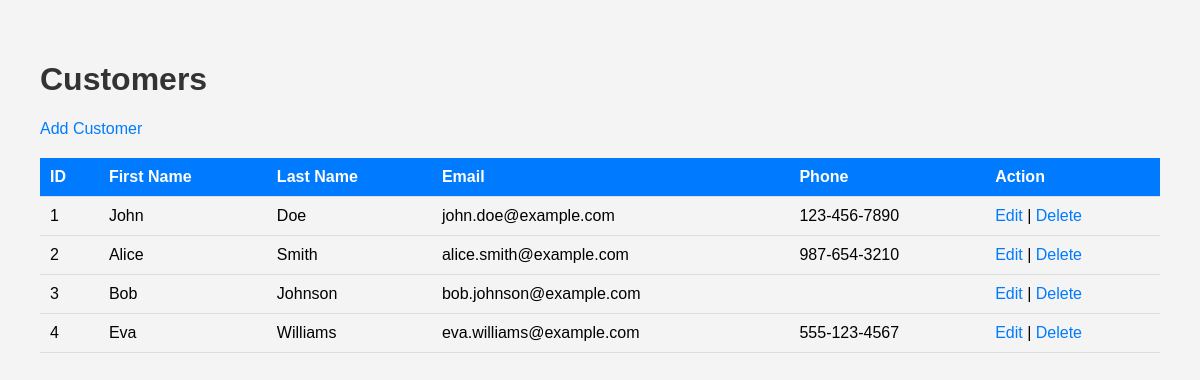
The app's page /code/customers-view.php with its own data.
### tables this page shows
CREATE TABLE `Customers` (
  `customer_id` int(11) NOT NULL AUTO_INCREMENT,
  `first_name` varchar(100) NOT NULL,
  `last_name` varchar(100) NOT NULL,
  `email` varchar(100) NOT NULL,
  `phone` varchar(20) DEFAULT NULL,
  PRIMARY KEY (`customer_id`)
);

### code/customers-view.php (the view, shortened to what this page needs)
<!DOCTYPE html>
<html>
<head>
    <link rel="stylesheet" type="text/css" href="include/styles.css">
</head>
<body>
    <h1>Customers</h1>
    <a href="add_customer.php">Add Customer</a>
    <table>
        <tr>
            <th>ID</th>
            <th>First Name</th>
            <th>Last Name</th>
            <th>Email</th>
            <th>Phone</th>
            <th>Action</th>
        </tr>
        <?php
        include 'include/db_connection.php';
        $sql = "SELECT * FROM Customers";
        $result = $pdo->query($sql);
        if ($result->rowCount() > 0) {
            while($row = $result->fetch(PDO::FETCH_ASSOC)) {
                echo "<tr>";
                echo "<td>".$row['customer_id']."</td>";
                echo "<td>".$row['first_name']."</td>";
                echo "<td>".$row['last_name']."</td>";
                echo "<td>".$row['email']."</td>";
                echo "<td>".$row['phone']."</td>";
                echo "<td><a href='edit_customer.php?id=".$row['customer_id']."'>Edit</a> | <a href='delete_customer.php?id=".$row['customer_id']."'>Delete</a></td>";
                echo "</tr>";
            }
        } else {
            echo "0 results";
        }
        ?>
    </table>
</body>
</html>

### code/include/styles.css (style rules this page uses)
body { font-family: 'Arial', sans-serif; margin: 20px; padding: 20px; background-color: #f4f4f4; }
h1 { color: #333; }
a { text-decoration: none; color: #007bff; }
table { width: 100%; border-collapse: collapse; margin-top: 20px; }
th, td { padding: 10px; text-align: left; border-bottom: 1px solid #ddd; }
th { background-color: #007bff; color: #fff; }

### records on screen
customers: customer_id "1", first_name "John", last_name "Doe", email "john.doe@example.com", phone "123-456-7890"
customers: customer_id "2", first_name "Alice", last_name "Smith", email "alice.smith@example.com", phone "987-654-3210"
customers: customer_id "3", first_name "Bob", last_name "Johnson", email "bob.johnson@example.com"
customers: customer_id "4", first_name "Eva", last_name "Williams", email "eva.williams@example.com", phone "555-123-4567"
